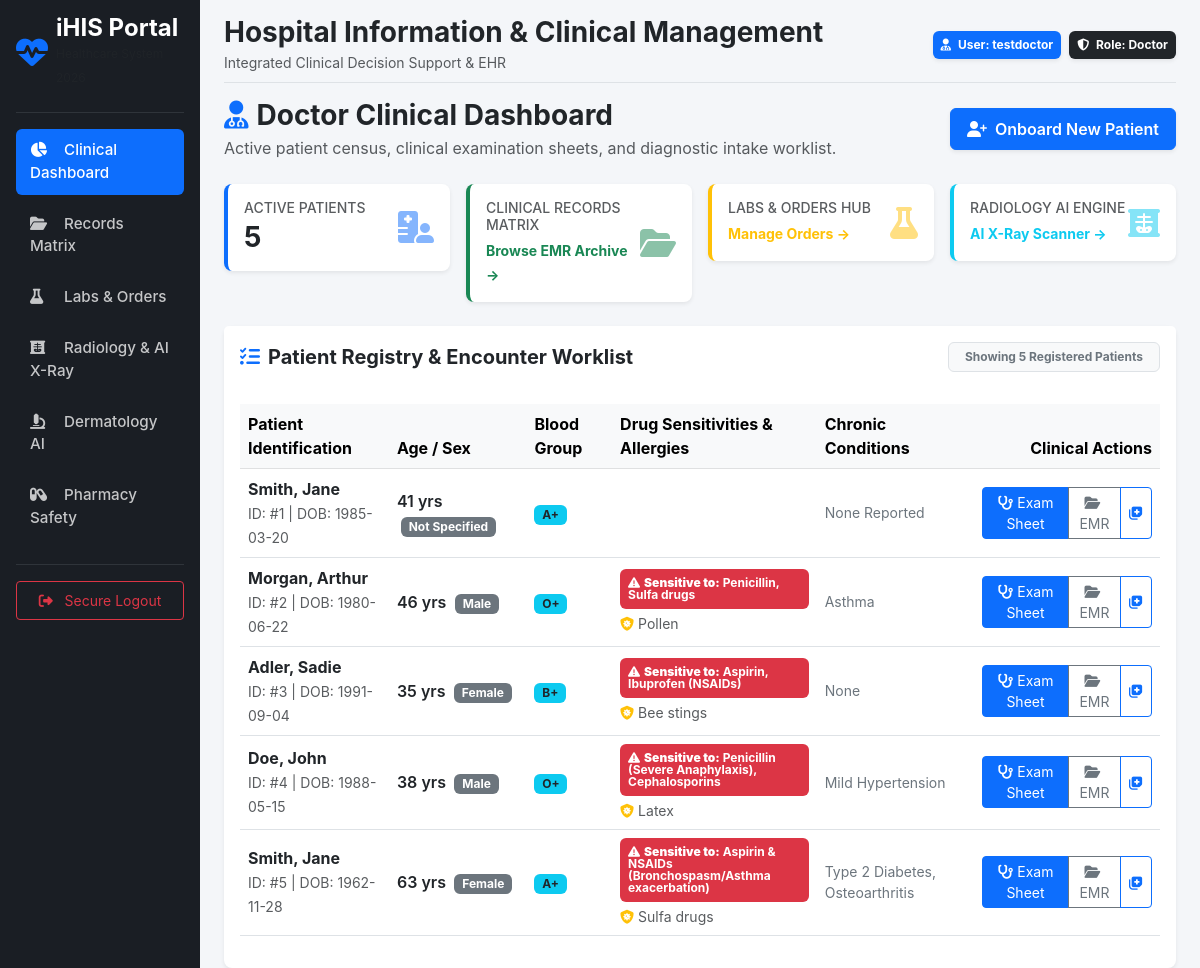
Before: /portal/doctor (signed in) with the older database file.
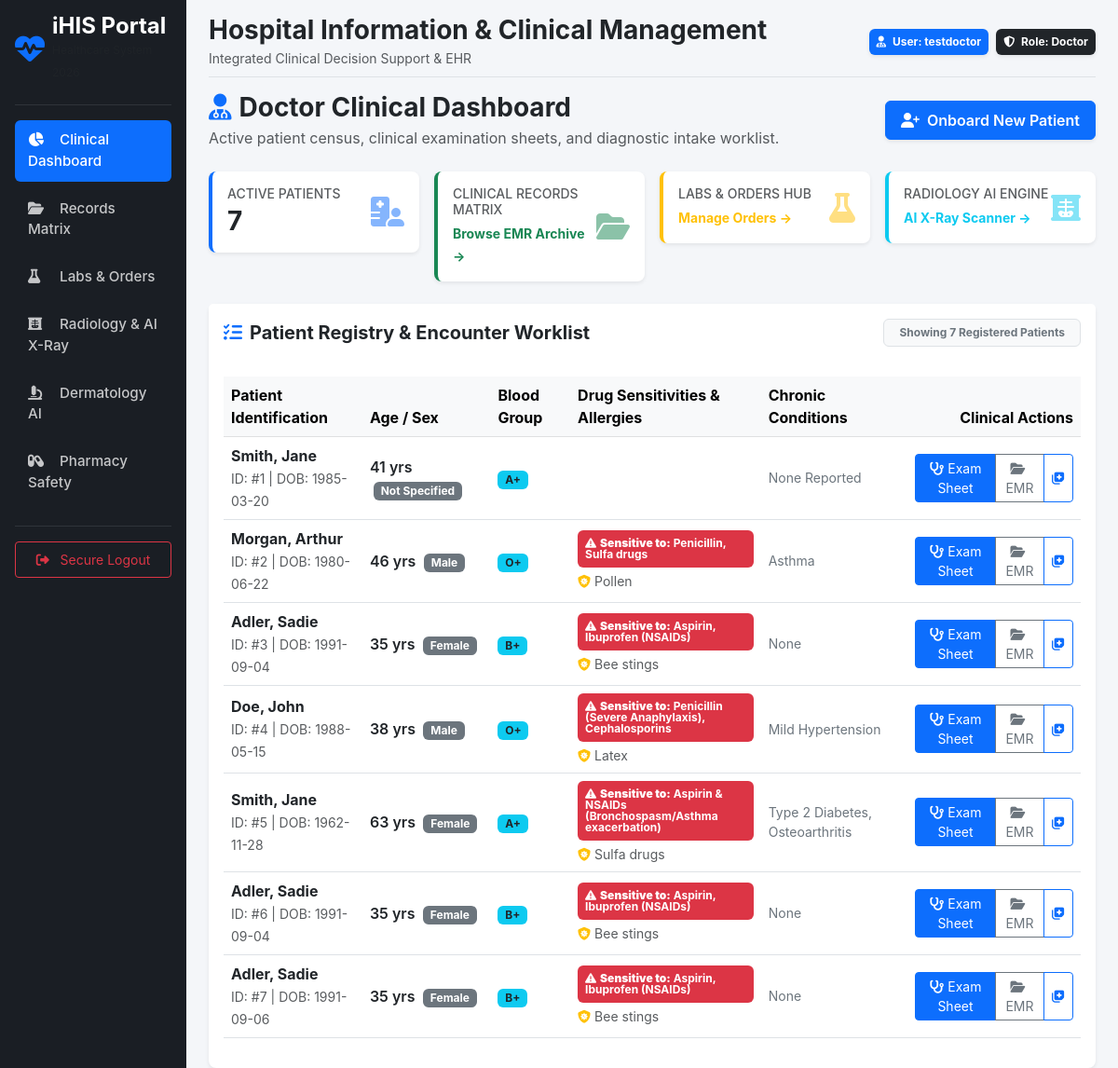
After: the same page with the newer database file.
### models/patient.py (models this page shows)
class Patient(db.Model):
    __tablename__ = 'patients'
    id = db.Column(db.Integer, primary_key=True)
    user_id = db.Column(db.Integer, db.ForeignKey('users.id'), unique=True, nullable=False)
    first_name = db.Column(db.String(100), nullable=False)
    last_name = db.Column(db.String(100), nullable=False, index=True)
    date_of_birth = db.Column(db.Date, nullable=False)
    gender = db.Column(db.String(20), default='Not Specified')  # Male, Female, Other
    blood_type = db.Column(db.String(5))
    phone = db.Column(db.String(30), nullable=True)
    allergies = db.Column(db.Text)               # General allergies (e.g. latex, dust, peanuts)
    drug_sensitivities = db.Column(db.Text)      # Specific drug sensitivities & adverse reactions
    chronic_diseases = db.Column(db.Text)
    created_at = db.Column(db.DateTime, default=datetime.utcnow)
    updated_at = db.Column(db.DateTime, default=datetime.utcnow, onupdate=datetime.utcnow)
    is_deleted = db.Column(db.Boolean, default=False, nullable=False)
    user = db.relationship('User', backref=db.backref('patient_profile', uselist=False))
    vital_signs = db.relationship('VitalSigns', backref='patient', lazy=True, order_by='desc(VitalSigns.recorded_at)')
    medical_records = db.relationship('MedicalRecord', backref='patient', lazy=True, order_by='desc(MedicalRecord.created_at)')
    lab_orders = db.relationship('LabOrder', backref='patient', lazy=True, order_by='desc(LabOrder.created_at)')
    radiology_orders = db.relationship('RadiologyOrder', backref='patient', lazy=True, order_by='desc(RadiologyOrder.created_at)')
    prescriptions = db.relationship('Prescription', backref='patient', lazy=True, order_by='desc(Prescription.created_at)')
    @property
    def full_name(self):
        return f"{self.first_name} {self.last_name}"
    @property
    def age(self):
        if not self.date_of_birth:
            return "N/A"
        today = date.today()
        calculated_age = today.year - self.date_of_birth.year - ((today.month, today.day) < (self.date_of_birth.month, self.date_of_birth.day))
        return calculated_age

### routes/portals.py (the view)
@portals_bp.route('/doctor')
@login_required
@roles_required('Doctor')
def doctor_dashboard():
    active_patients = Patient.query.filter_by(is_deleted=False).all()
    return render_template('portals/doctor.html', patients=active_patients)

### app.py (called while the page is built)
@login_manager.user_loader
def load_user(user_id):
    from models.user import User
    return db.session.get(User, int(user_id))

### services/auth_helpers.py (called while the page is built)
def roles_required(*role_names):
    def decorator(f):
        @wraps(f)
        def decorated_function(*args, **kwargs):
            if not current_user.is_authenticated or current_user.role.name not in role_names:
                abort(403)
            return f(*args, **kwargs)
        return decorated_function
    return decorator

### templates/portals/doctor.html (shortened to what the changed rows need)
{% extends 'base.html' %}
{% block content %}
<div class="row g-3 mb-4">
    <div class="col-md-3">
        <div class="card border-0 border-start border-primary border-4 shadow-sm p-3 bg-white">
            <div class="d-flex justify-content-between align-items-center">
                <div>
                    <h6 class="text-muted text-uppercase small mb-1">Active Patients</h6>
                    <h3 class="fw-bold mb-0 text-dark">{{ patients|length }}</h3>
                </div>
            </div>
        </div>
    </div>
</div>
<div class="card border-0 shadow-sm">
    <div class="card-header bg-white border-0 py-3 d-flex justify-content-between align-items-center">
        <h5 class="mb-0 text-dark fw-bold">
            <i class="fa-solid fa-list-check me-2 text-primary"></i>Patient Registry & Encounter Worklist
        </h5>
        <span class="badge bg-light text-secondary border px-3 py-2">
            Showing {{ patients|length }} Registered Patients
        </span>
    </div>
    <div class="table-responsive p-3">
        <table class="table table-hover align-middle">
            <thead class="table-light text-secondary">
                <tr>
                    <th>Patient Identification</th>
                    <th>Age / Sex</th>
                    <th>Blood Group</th>
                    <th>Drug Sensitivities & Allergies</th>
                    <th>Chronic Conditions</th>
                    <th class="text-end">Clinical Actions</th>
                </tr>
            </thead>
            <tbody>
                {% if patients %}
                    {% for patient in patients %}
                    <tr>
                        <td>
                            <div class="fw-bold text-dark">{{ patient.last_name }}, {{ patient.first_name }}</div>
                            <small class="text-muted">ID: #{{ patient.id }} | DOB: {{ patient.date_of_birth }}</small>
                        </td>
                        <td>
                            <span class="fw-semibold text-dark">{{ patient.age }} yrs</span>
                            <span class="badge bg-secondary ms-1">{{ patient.gender or 'Not Specified' }}</span>
                        </td>
                        <td>
                            <span class="badge bg-info text-dark">{{ patient.blood_type or 'N/A' }}</span>
                        </td>
                        <td>
                            {% if patient.drug_sensitivities and patient.drug_sensitivities != 'None Known' and patient.drug_sensitivities != 'None Reported' %}
                                <div class="badge bg-danger text-wrap text-start p-2 mb-1" style="max-width: 220px;">
                                    <i class="fa-solid fa-triangle-exclamation me-1"></i><strong>Sensitive to:</strong> {{ patient.drug_sensitivities }}
                                </div>
                            {% endif %}
                            {% if patient.allergies and patient.allergies != 'None Reported' and patient.allergies != 'None' %}
                                <div class="small text-muted"><i class="fa-solid fa-shield-virus me-1 text-warning"></i>{{ patient.allergies }}</div>
                            {% endif %}
                        </td>
                        <td class="small text-secondary">
                            {{ patient.chronic_diseases or 'None Reported' }}
                        </td>
                        <td class="text-end">
                            <div class="btn-group btn-group-sm">
                                <a href="{{ url_for('clinical.examination_sheet', patient_id=patient.id) }}" class="btn btn-primary" title="Start Clinical Examination Sheet">
                                    <i class="fa-solid fa-stethoscope me-1"></i>Exam Sheet
                                </a>
                                <a href="{{ url_for('clinical.patient_records', patient_id=patient.id) }}" class="btn btn-outline-secondary" title="View Full Patient EMR">
                                    <i class="fa-solid fa-folder-open me-1"></i>EMR
                                </a>
                                <button class="btn btn-outline-primary" data-bs-toggle="modal" data-bs-target="#soapModal{{ patient.id }}" title="Add SOAP Progress Note">
                                    <i class="fa-solid fa-notes-medical"></i>
                                </button>
                            </div>
                        </td>
                    </tr>
                    {% endfor %}
                {% endif %}
            </tbody>
        </table>
    </div>
</div>
{% endblock %}

Changed rows visible on the page:
added Patient: last_name "Adler", first_name "Sadie", id "6", date_of_birth "1991-09-04", age "35", gender "Female", blood_type "B+", drug_sensitivities "Aspirin, Ibuprofen (NSAIDs)", allergies "Bee stings", chronic_diseases "None"
added Patient: last_name "Adler", first_name "Sadie", id "7", date_of_birth "1991-09-06", age "35", gender "Female", blood_type "B+", drug_sensitivities "Aspirin, Ibuprofen (NSAIDs)", allergies "Bee stings", chronic_diseases "None"
Other visible differences:
{{ patients|length }}: "5" → "7"
